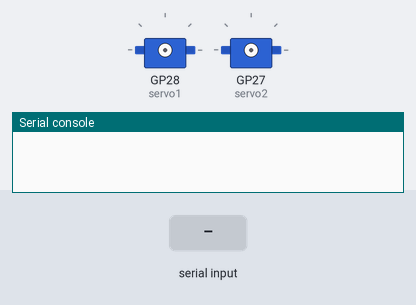
The program below on a simulated Raspberry Pi Pico running MicroPython. On the bench: 2 × servo, the last lines printed to the serial console. The test bench sets the inputs (shaded band). Servo angles are drawn from the pulse width (0.5 ms = 0°, 2.5 ms = 180°).

Above: at 1.2 s.
1.3 s: "ON" received over the second serial link
At 2.2 s:
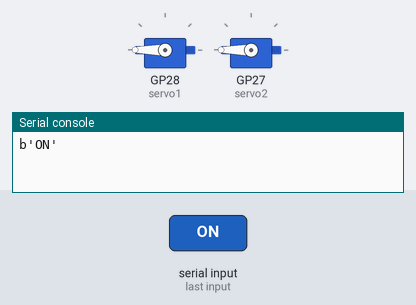
2.8 s: "OFF" received over the second serial link
At 3.3 s:
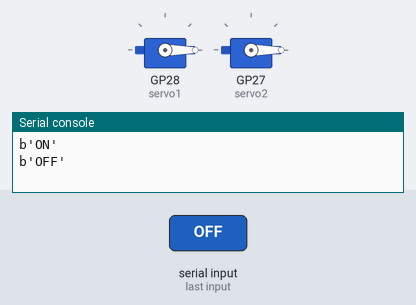
Timing chart, 0 to 5.8 s (numbered marks = the images above; inputs shaded):
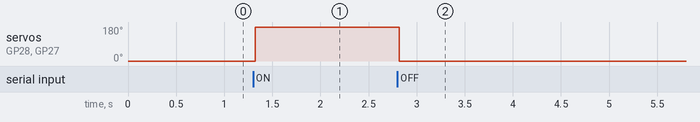

The program:

pico_bluetooth_servo.py
```python
#import PIN, UART and PWM from machine library
from machine import Pin, PWM, UART

#Define UART channel and Baud rate
uart1 = UART(0, 9600)

#Servo Number 1 control (PWM and Frequency)
servo1 = PWM(Pin(28))
servo1.freq(50)

#Servo Number 2 control (PWM and Frequency)
servo2 = PWM(Pin(27))
servo2.freq(50)

while True:
    if uart1.any(): #Check if data is available in UART channel
        receive = uart1.read() #If there is data in UART channel this will be saved in variable receive
        receive = str(receive) #Data received is converted to string
        print(receive) #Print out the data received in the terminal

        if('ON' in receive): #If the text 'ON' is received
            for duty in range(1000,9000,50): #Servos turn 180 degrees
                servo1.duty_u16(duty)
                servo2.duty_u16(duty)

        elif('OFF' in receive): #If the text 'OFF' is received
            for duty in range(9000,1000,-50): #Servos turn 0 degree
                servo1.duty_u16(duty)
                servo2.duty_u16(duty)
```

Measured:
- after the input at 1.3 s, servo on GP28 (servo1), servo on GP27 (servo2): 0° → 180° at once
- after the input at 2.8 s, servo on GP28 (servo1), servo on GP27 (servo2): 180° → 0° at once
